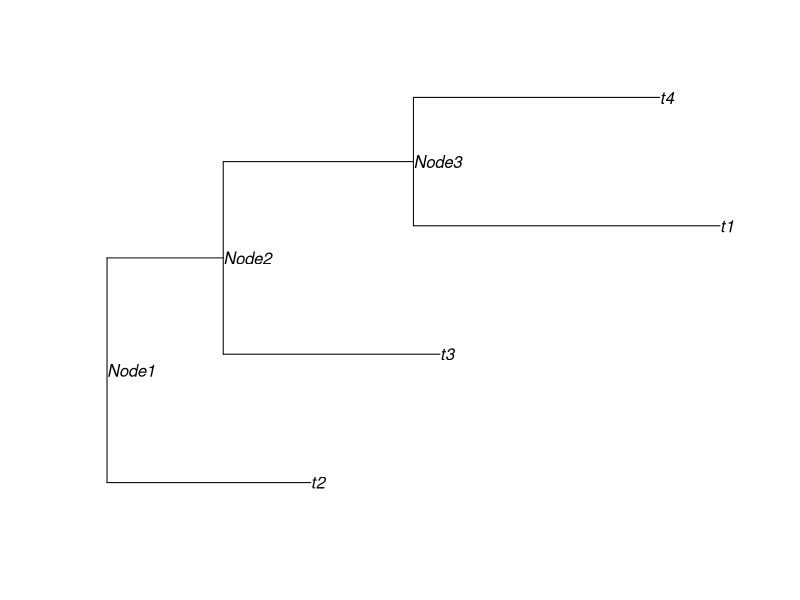

Write the R code that produced this figure. (Note: this script raises an error after producing the figure.)
## ---- chunk 1
library(ape)
set.seed(101)
r <- makeNodeLabel(rtree(4))
plot(r,show.node.label=TRUE)
## ---- chunk 2
t(r$edge)
## ---- chunk 3
r$edge.length
## ---- chunk 4
## set up matrix
phylo.to.Z <- function(r) {
    ntip <- length(r$tip.label)
    Z <- Matrix(0.0,ncol=length(r$edge.length),nrow=ntip)
    nodes <- (ntip+1):max(r$edge)
    root <- nodes[!(nodes %in% r$edge[,2])]
    for (i in 1:ntip) {
        cn <- i  ## current node
        while (cn != root) {
            ce <- which(r$edge[,2]==cn)   ## find current edge
            Z[i,ce] <- r$edge.length[ce]  ## set Z to branch length
            cn <- r$edge[ce,1]            ## find previous node
        }
    }
    return(Z)
}
phylo.to.Z(r)
